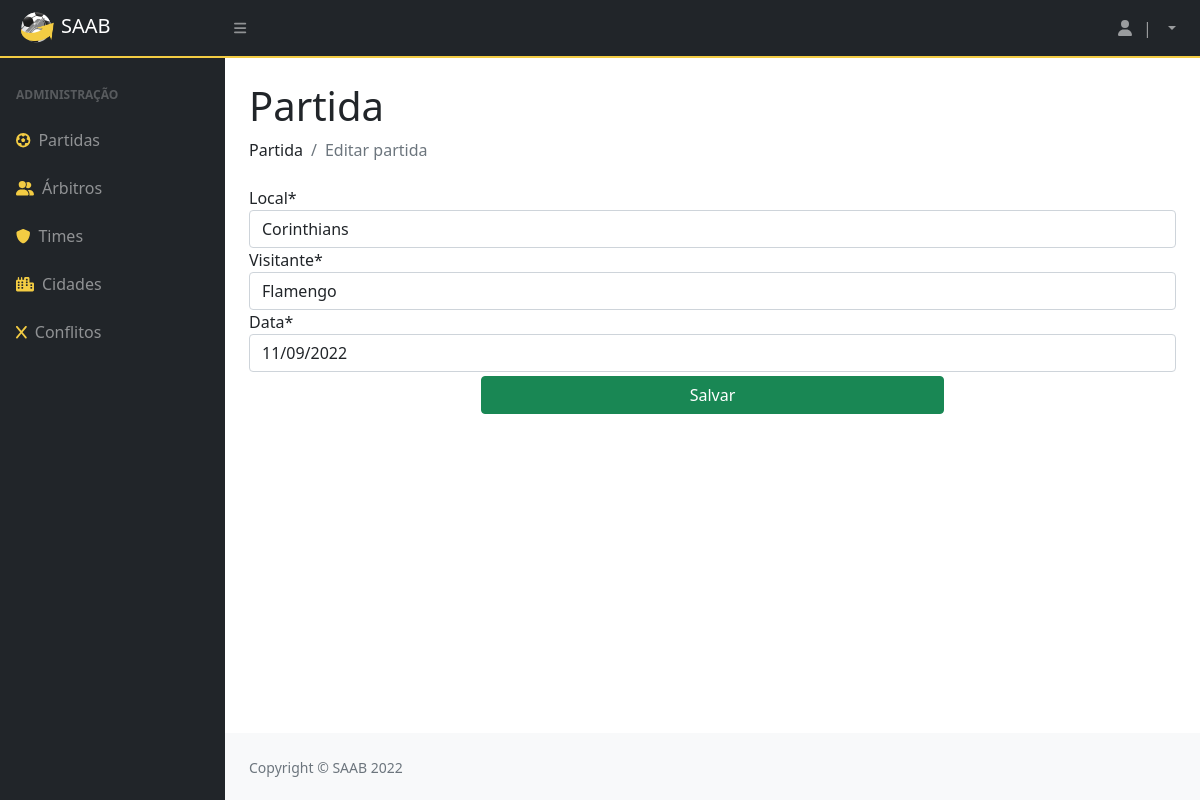
Page /updatePartida/1 on the committed database.
### privado/models.py (models this page shows, shortened)
class Partida(models.Model):
    codigo = models.AutoField(primary_key=True)
    usuario = models.ForeignKey(Usuario, on_delete=models.CASCADE)
    arbitro = models.ForeignKey(Arbitro, on_delete=models.CASCADE)
    visitante  = models.ForeignKey(Time, on_delete=models.CASCADE, related_name='visitante')
    local  = models.ForeignKey(Time, on_delete=models.CASCADE, related_name='local')
    data = models.DateField()

### privado/views.py (the view)
# urls.py: path('updatePartida/<int:id>', updatePartida, name = "url_updatePartida"),
@has_permission_decorator('mexer_no_sistema')
def updatePartida(request, id):
    partida = Partida.objects.get(pk=id)
    formPartida = PartidaModelForm(request.POST or None, instance=partida)
    if formPartida.is_valid():
        formPartida.save()
        return redirect('url_partida')
    pacote = {"formPartida": formPartida}
    return render(request, "SAAB/formPartida.html", pacote)

### privado/forms.py
class PartidaModelForm(ModelForm):
    class Meta:
        model = Partida
        fields = ["local", "visitante", "data"]

### privado/models.py (called while the page is built)
    def __str__(self):
        return (self.nome)

### privado/templates/SAAB/formPartida.html (shortened to what this page needs)
{% extends 'SAAB/layout.html' %}
{% block conteudo %}
{% load static %}
{% load crispy_forms_tags %}
<!DOCTYPE html>
<html lang="pt-br">
<head>
</head>
<body>
  <h1 class="mt-4">Partida</h1>
  <ol class="breadcrumb mb-4">
    <li class="breadcrumb-item">Partida</li>
    <li class="breadcrumb-item active">Editar partida</li>
  </ol>
  <form method="POST">
    {{ formPartida|crispy }}
    <div class="w-100 text-center">
      <button type="submit" class="w-50 mt-1 btn btn-success">Salvar</button>
    </div>
  </form>
</body>
</html>
{% endblock %}

### rows in the picture
Partida: local "Corinthians", visitante "Flamengo", data "11/09/2022"
